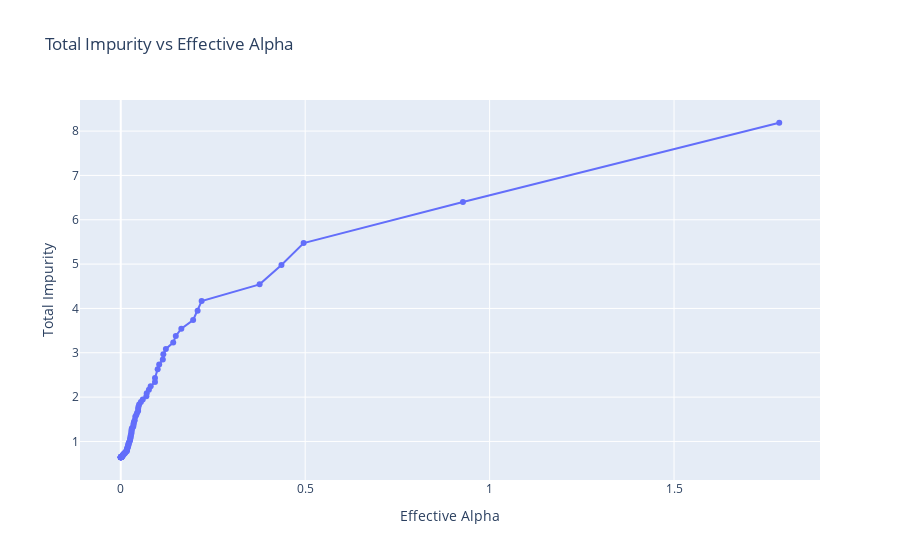

The cell this chart's notebook holds for it:
### Code cell
optimal_tree = DecisionTreeRegressor(max_depth=7, random_state=0)
optimal_tree.fit(X_train, y_train)

path = optimal_tree.cost_complexity_pruning_path(X_train, y_train)
ccp_alphas, impurities = path.ccp_alphas, path.impurities

fig = px.line(
    x=ccp_alphas,
    y=impurities,
    markers=True,
    title="Total Impurity vs Effective Alpha",
    labels={"x": "Effective Alpha", "y": "Total Impurity"},
)
fig.show()
